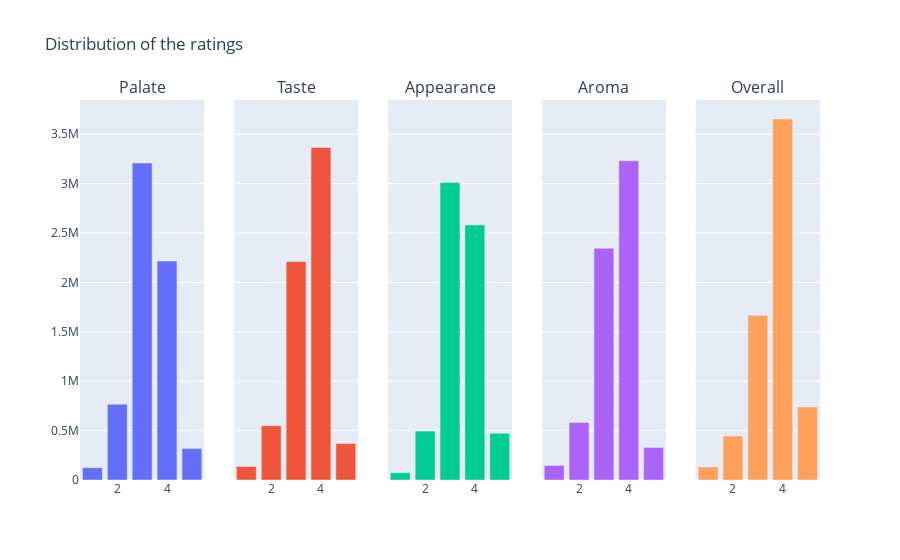

Here is the notebook cell this chart was saved with:
### Markdown cell above
Oh no! It seems that the data are in different ranges. Let's normalize all of them into the range 0-5 to be able to compare them (we are going to quantize the data too).

### Code cell
fig = make_subplots(rows=1, cols=5, subplot_titles=('Palate', 'Taste', 'Appearance', 'Aroma', 'Overall'), shared_yaxes=True)

ranges = [0,0.2,0.4,0.6,0.8,1]
for i, column in enumerate(df_ratings_values_only.columns):
    # Compute the aggregated value counts
    value_counts = df_ratings_values_only[column].value_counts().sort_index()
    value_counts.index = value_counts.index / value_counts.index.max()
    value_counts_aggregated = value_counts.groupby(pd.cut(value_counts.index, ranges)).sum()
    # Change the index into the elements in ranges[1:]
    value_counts_aggregated.index = [ranges[i+1]*5 for i in range(len(ranges)-1)]
    fig.add_trace(go.Bar(x=value_counts_aggregated.index, y=value_counts_aggregated.values, name=column), row=1, col=i+1)
fig.update_layout(title_text='Distribution of the ratings', showlegend=False)
fig.show()

### Figure 1 — Plotly figure (JSON) as saved in the notebook; plotly's stock layout.template omitted (floating-point values rounded to 4 significant figures)
{"data": [{"name": "palate", "type": "bar", "x": [1, 2, 3, 4, 5], "xaxis": "x", "y": [124812, 767593, 3208706, 2216904, 317962], "yaxis": "y"}, {"name": "taste", "type": "bar", "x": [1, 2, 3, 4, 5], "xaxis": "x2", "y": [137222, 550369, 2213153, 3366198, 369035], "yaxis": "y2"}, {"name": "appearance", "type": "bar", "x": [1, 2, 3, 4, 5], "xaxis": "x3", "y": [73325, 495583, 3011170, 2582385, 473514], "yaxis": "y3"}, {"name": "aroma", "type": "bar", "x": [1, 2, 3, 4, 5], "xaxis": "x4", "y": [147488, 581470, 2346738, 3231945, 328336], "yaxis": "y4"}, {"name": "overall", "type": "bar", "x": [1, 2, 3, 4, 5], "xaxis": "x5", "y": [130417, 444732, 1667229, 3654575, 739024], "yaxis": "y5"}], "layout": {"annotations": [{"font": {"size": 16}, "showarrow": false, "text": "Palate", "x": 0.084, "xanchor": "center", "xref": "paper", "y": 1, "yanchor": "bottom", "yref": "paper"}, {"font": {"size": 16}, "showarrow": false, "text": "Taste", "x": 0.292, "xanchor": "center", "xref": "paper", "y": 1, "yanchor": "bottom", "yref": "paper"}, {"font": {"size": 16}, "showarrow": false, "text": "Appearance", "x": 0.5, "xanchor": "center", "xref": "paper", "y": 1, "yanchor": "bottom", "yref": "paper"}, {"font": {"size": 16}, "showarrow": false, "text": "Aroma", "x": 0.708, "xanchor": "center", "xref": "paper", "y": 1, "yanchor": "bottom", "yref": "paper"}, {"font": {"size": 16}, "showarrow": false, "text": "Overall", "x": 0.916, "xanchor": "center", "xref": "paper", "y": 1, "yanchor": "bottom", "yref": "paper"}], "showlegend": false, "title": {"text": "Distribution of the ratings"}, "xaxis": {"anchor": "y", "domain": [0, 0.168]}, "xaxis2": {"anchor": "y2", "domain": [0.208, 0.376]}, "xaxis3": {"anchor": "y3", "domain": [0.416, 0.584]}, "xaxis4": {"anchor": "y4", "domain": [0.624, 0.792]}, "xaxis5": {"anchor": "y5", "domain": [0.832, 1]}, "yaxis": {"anchor": "x", "domain": [0, 1]}, "yaxis2": {"anchor": "x2", "domain": [0, 1], "matches": "y", "showticklabels": false}, "yaxis3": {"anchor": "x3", "domain": [0, 1], "matches": "y", "showticklabels": false}, "yaxis4": {"anchor": "x4", "domain": [0, 1], "matches": "y", "showticklabels": false}, "yaxis5": {"anchor": "x5", "domain": [0, 1], "matches": "y", "showticklabels": false}}}
